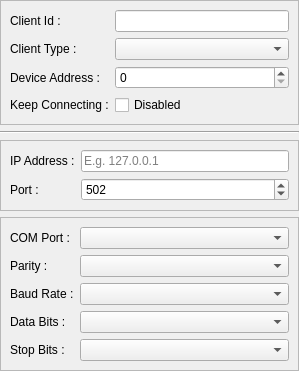
<?xml version="1.0" encoding="UTF-8"?>
<ui version="4.0">
 <class>QUaModbusClientWidgetEdit</class>
 <widget class="QWidget" name="QUaModbusClientWidgetEdit">
  <property name="geometry">
   <rect>
    <x>0</x>
    <y>0</y>
    <width>299</width>
    <height>346</height>
   </rect>
  </property>
  <property name="windowTitle">
   <string>Form</string>
  </property>
  <layout class="QVBoxLayout" name="verticalLayout">
   <property name="leftMargin">
    <number>0</number>
   </property>
   <property name="topMargin">
    <number>0</number>
   </property>
   <property name="rightMargin">
    <number>0</number>
   </property>
   <property name="bottomMargin">
    <number>0</number>
   </property>
   <item>
    <widget class="QFrame" name="frameCommon">
     <property name="frameShape">
      <enum>QFrame::StyledPanel</enum>
     </property>
     <property name="frameShadow">
      <enum>QFrame::Raised</enum>
     </property>
     <layout class="QFormLayout" name="formLayout">
      <item row="1" column="0">
       <widget class="QLabel" name="labelType">
        <property name="toolTip">
         <string>Select etiher a TCP or a Serial Modbus client</string>
        </property>
        <property name="text">
         <string>Client Type :</string>
        </property>
       </widget>
      </item>
      <item row="1" column="1">
       <widget class="QUaModbusReadOnlyComboBox" name="comboBoxType">
        <property name="toolTip">
         <string>Select etiher a TCP or a Serial Modbus client</string>
        </property>
       </widget>
      </item>
      <item row="2" column="0">
       <widget class="QLabel" name="labelModbusAddress">
        <property name="toolTip">
         <string>Modbus Device Address</string>
        </property>
        <property name="text">
         <string>Device Address :</string>
        </property>
       </widget>
      </item>
      <item row="2" column="1">
       <widget class="QSpinBox" name="spinBoxDeviceAddress">
        <property name="toolTip">
         <string>Modbus Device Address</string>
        </property>
        <property name="maximum">
         <number>255</number>
        </property>
       </widget>
      </item>
      <item row="3" column="0">
       <widget class="QLabel" name="labelKeepConnect">
        <property name="toolTip">
         <string>Retry connection indefinetively if connection fails.</string>
        </property>
        <property name="text">
         <string>Keep Connecting :</string>
        </property>
       </widget>
      </item>
      <item row="3" column="1">
       <widget class="QCheckBox" name="checkBoxKeepConnect">
        <property name="toolTip">
         <string>Retry connection indefinetively if connection fails.</string>
        </property>
        <property name="text">
         <string>Disabled</string>
        </property>
       </widget>
      </item>
      <item row="0" column="0">
       <widget class="QLabel" name="labelId">
        <property name="text">
         <string>Client Id :</string>
        </property>
       </widget>
      </item>
      <item row="0" column="1">
       <widget class="QLineEdit" name="lineEditId"/>
      </item>
     </layout>
    </widget>
   </item>
   <item>
    <widget class="Line" name="line">
     <property name="orientation">
      <enum>Qt::Horizontal</enum>
     </property>
    </widget>
   </item>
   <item>
    <widget class="QFrame" name="frameTcp">
     <property name="frameShape">
      <enum>QFrame::StyledPanel</enum>
     </property>
     <property name="frameShadow">
      <enum>QFrame::Raised</enum>
     </property>
     <layout class="QFormLayout" name="formLayout_2">
      <item row="0" column="0">
       <widget class="QLabel" name="labelTcpAddress">
        <property name="toolTip">
         <string>Number that uniquely identifies a host on a TCP/IP network.</string>
        </property>
        <property name="text">
         <string>IP Address :</string>
        </property>
       </widget>
      </item>
      <item row="0" column="1">
       <widget class="QLineEdit" name="lineEditAddress">
        <property name="toolTip">
         <string>Number that uniquely identifies a host on a TCP/IP network.</string>
        </property>
        <property name="placeholderText">
         <string>E.g. 127.0.0.1</string>
        </property>
       </widget>
      </item>
      <item row="1" column="0">
       <widget class="QLabel" name="labelTcpPort">
        <property name="toolTip">
         <string>16-bit unsigned number as an endpoint for host-to-host connectivity.</string>
        </property>
        <property name="text">
         <string>Port :</string>
        </property>
       </widget>
      </item>
      <item row="1" column="1">
       <widget class="QSpinBox" name="spinBoxPort">
        <property name="toolTip">
         <string>16-bit unsigned number as an endpoint for host-to-host connectivity.</string>
        </property>
        <property name="maximum">
         <number>70000</number>
        </property>
        <property name="value">
         <number>502</number>
        </property>
       </widget>
      </item>
     </layout>
    </widget>
   </item>
   <item>
    <widget class="QFrame" name="frameSerial">
     <property name="frameShape">
      <enum>QFrame::StyledPanel</enum>
     </property>
     <property name="frameShadow">
      <enum>QFrame::Raised</enum>
     </property>
     <layout class="QFormLayout" name="formLayout_3">
      <item row="0" column="0">
       <widget class="QLabel" name="labelComPort">
        <property name="toolTip">
         <string>Serial communication interface.</string>
        </property>
        <property name="text">
         <string>COM Port :</string>
        </property>
       </widget>
      </item>
      <item row="0" column="1">
       <widget class="QUaModbusReadOnlyComboBox" name="comboBoxComPort">
        <property name="editable">
         <bool>false</bool>
        </property>
       </widget>
      </item>
      <item row="1" column="0">
       <widget class="QLabel" name="labelParity">
        <property name="toolTip">
         <string>Bit added to a string of binary code to ensure that the total number of 1-bits in the string is even or odd.</string>
        </property>
        <property name="text">
         <string>Parity :</string>
        </property>
       </widget>
      </item>
      <item row="1" column="1">
       <widget class="QUaModbusReadOnlyComboBox" name="comboBoxParity">
        <property name="toolTip">
         <string>Bit added to a string of binary code to ensure that the total number of 1-bits in the string is even or odd.</string>
        </property>
        <property name="editable">
         <bool>false</bool>
        </property>
       </widget>
      </item>
      <item row="2" column="0">
       <widget class="QLabel" name="labelBaudRate">
        <property name="toolTip">
         <string>Data rate in bits per second.</string>
        </property>
        <property name="text">
         <string>Baud Rate :</string>
        </property>
       </widget>
      </item>
      <item row="2" column="1">
       <widget class="QUaModbusReadOnlyComboBox" name="comboBoxBaudRate">
        <property name="toolTip">
         <string>Data rate in bits per second.</string>
        </property>
        <property name="editable">
         <bool>false</bool>
        </property>
       </widget>
      </item>
      <item row="3" column="0">
       <widget class="QLabel" name="labelDatabits">
        <property name="toolTip">
         <string>The number of data bits in each character.</string>
        </property>
        <property name="text">
         <string>Data Bits :</string>
        </property>
       </widget>
      </item>
      <item row="3" column="1">
       <widget class="QUaModbusReadOnlyComboBox" name="comboBoxDataBits">
        <property name="toolTip">
         <string>The number of data bits in each character.</string>
        </property>
        <property name="editable">
         <bool>false</bool>
        </property>
       </widget>
      </item>
      <item row="4" column="0">
       <widget class="QLabel" name="labelStopBits">
        <property name="toolTip">
         <string>Bits sent at the end of every character allow the receiving signal hardware to detect the end of a character and to resynchronise with the character stream.</string>
        </property>
        <property name="text">
         <string>Stop Bits :</string>
        </property>
       </widget>
      </item>
      <item row="4" column="1">
       <widget class="QUaModbusReadOnlyComboBox" name="comboBoxStopBits">
        <property name="toolTip">
         <string>Bits sent at the end of every character allow the receiving signal hardware to detect the end of a character and to resynchronise with the character stream.</string>
        </property>
        <property name="editable">
         <bool>false</bool>
        </property>
       </widget>
      </item>
     </layout>
    </widget>
   </item>
  </layout>
 </widget>
 <customwidgets>
  <customwidget>
   <class>QUaModbusReadOnlyComboBox</class>
   <extends>QComboBox</extends>
   <header location="global">QUaModbusCommonWidgets</header>
  </customwidget>
 </customwidgets>
 <resources/>
 <connections/>
</ui>
